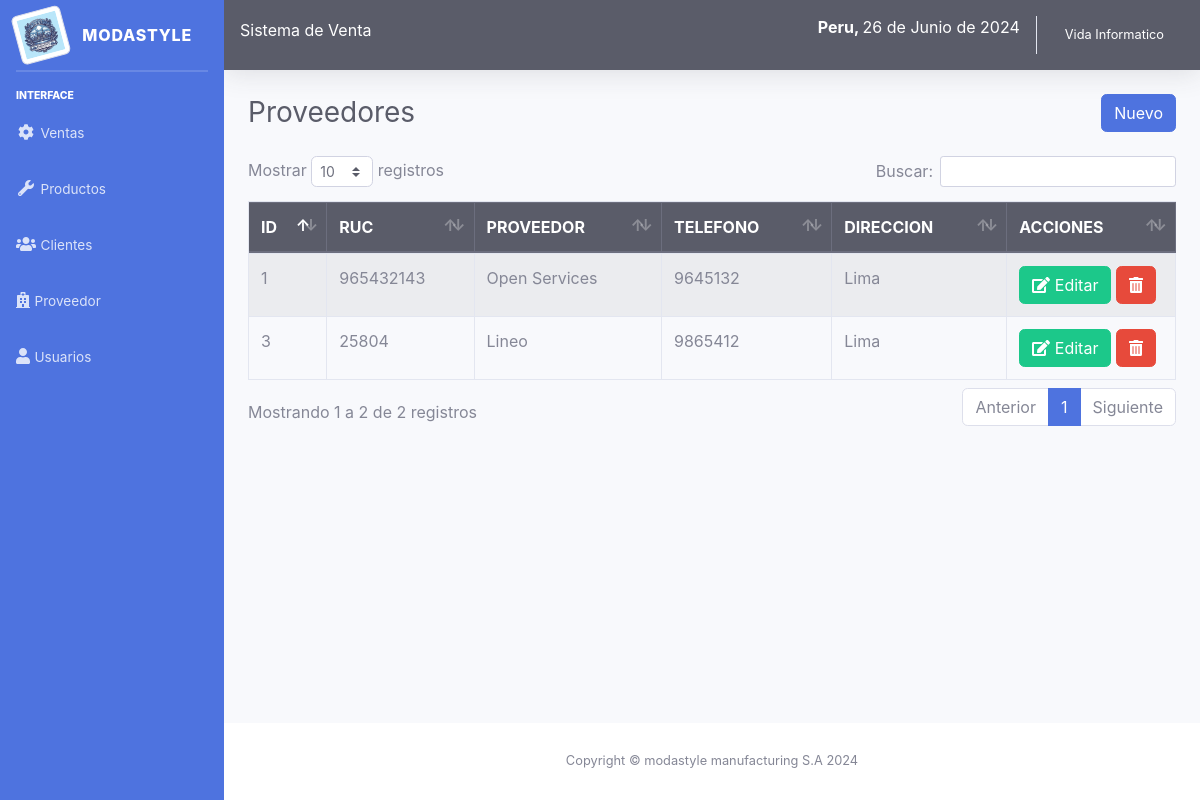
/sistema/lista_proveedor.php (signed in), run on the app's committed database.
### tables this page shows
CREATE TABLE `proveedor` (
  `codproveedor` int(11) NOT NULL,
  `proveedor` varchar(100) NOT NULL,
  `contacto` varchar(100) NOT NULL,
  `telefono` int(11) NOT NULL,
  `direccion` varchar(100) NOT NULL,
  `usuario_id` int(11) NOT NULL
);

### sistema/lista_proveedor.php (the view)
<?php include_once "includes/header.php"; ?>
<div class="container-fluid">
	<div class="d-sm-flex align-items-center justify-content-between mb-4">
		<h1 class="h3 mb-0 text-gray-800">Proveedores</h1>
		<a href="registro_proveedor.php" class="btn btn-primary">Nuevo</a>
	</div>
	<div class="row">
		<div class="col-lg-12">
			<div class="table-responsive">
				<table class="table table-striped table-bordered" id="table">
					<thead class="thead-dark">
						<tr>
							<th>ID</th>
							<th>RUC</th>
							<th>PROVEEDOR</th>
							<th>TELEFONO</th>
							<th>DIRECCION</th>
							<?php if ($_SESSION['rol'] == 1) { ?>
							<th>ACCIONES</th>
							<?php } ?>
						</tr>
					</thead>
					<tbody>
						<?php
						include "../conexion.php";
						$query = mysqli_query($conexion, "SELECT * FROM proveedor");
						$result = mysqli_num_rows($query);
						if ($result > 0) {
							while ($data = mysqli_fetch_assoc($query)) { ?>
								<tr>
									<td><?php echo $data['codproveedor']; ?></td>
									<td><?php echo $data['contacto']; ?></td>
									<td><?php echo $data['proveedor']; ?></td>
									<td><?php echo $data['telefono']; ?></td>
									<td><?php echo $data['direccion']; ?></td>
									<?php if ($_SESSION['rol'] == 1) { ?>
									<td>
										<a href="editar_proveedor.php?id=<?php echo $data['codproveedor']; ?>" class="btn btn-success"><i class='fas fa-edit'></i> Editar</a>
										<form action="eliminar_proveedor.php?id=<?php echo $data['codproveedor']; ?>" method="post" class="confirmar d-inline">
											<button class="btn btn-danger" type="submit"><i class='fas fa-trash-alt'></i> </button>
										</form>
									</td>
									<?php } ?>
								</tr>
						<?php }
						} ?>
					</tbody>
				</table>
			</div>
		</div>
	</div>
</div>
</div>
<?php include_once "includes/footer.php"; ?>

### data on the page
proveedor: codproveedor "1", contacto "965432143", proveedor "Open Services", telefono "9645132", direccion "Lima"
proveedor: codproveedor "3", contacto "25804", proveedor "Lineo", telefono "9865412", direccion "Lima"

### other printed values
fechaPeru() "26 de Junio de 2024"
$_SESSION['nombre'] "Vida Informatico"
